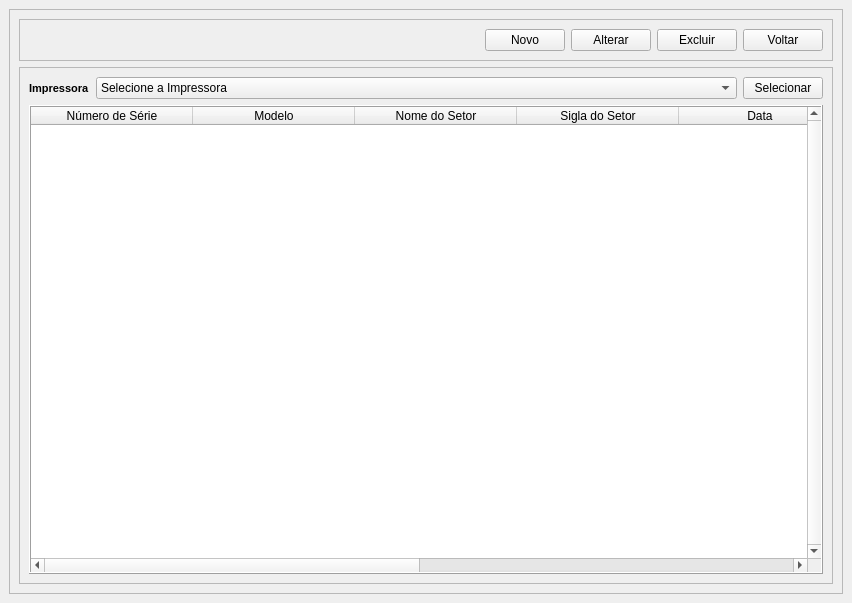
<?xml version="1.0" encoding="UTF-8"?>
<ui version="4.0">
 <class>Manutencao</class>
 <widget class="QMainWindow" name="Manutencao">
  <property name="geometry">
   <rect>
    <x>0</x>
    <y>0</y>
    <width>852</width>
    <height>603</height>
   </rect>
  </property>
  <property name="windowTitle">
   <string>Manutencao</string>
  </property>
  <widget class="QWidget" name="centralwidget">
   <layout class="QGridLayout" name="gridLayout_2">
    <item row="0" column="0">
     <layout class="QGridLayout" name="gridLayout">
      <item row="0" column="0">
       <widget class="QFrame" name="frame_2">
        <property name="frameShape">
         <enum>QFrame::StyledPanel</enum>
        </property>
        <property name="frameShadow">
         <enum>QFrame::Raised</enum>
        </property>
        <layout class="QVBoxLayout" name="verticalLayout">
         <item>
          <widget class="QFrame" name="frame">
           <property name="frameShape">
            <enum>QFrame::StyledPanel</enum>
           </property>
           <property name="frameShadow">
            <enum>QFrame::Raised</enum>
           </property>
           <layout class="QHBoxLayout" name="horizontalLayout">
            <item>
             <spacer name="horizontalSpacer">
              <property name="orientation">
               <enum>Qt::Horizontal</enum>
              </property>
              <property name="sizeHint" stdset="0">
               <size>
                <width>40</width>
                <height>20</height>
               </size>
              </property>
             </spacer>
            </item>
            <item>
             <widget class="QPushButton" name="BT_Criar">
              <property name="text">
               <string>Novo</string>
              </property>
              <property name="icon">
               <iconset>
                <normaloff>../Arte/new_page_document_1560.ico</normaloff>../Arte/new_page_document_1560.ico</iconset>
              </property>
             </widget>
            </item>
            <item>
             <widget class="QPushButton" name="BT_Alterar">
              <property name="text">
               <string>Alterar</string>
              </property>
              <property name="icon">
               <iconset>
                <normaloff>../Arte/edit_pencil_write_1574.ico</normaloff>../Arte/edit_pencil_write_1574.ico</iconset>
              </property>
             </widget>
            </item>
            <item>
             <widget class="QPushButton" name="BT_Exclui">
              <property name="text">
               <string>Excluir</string>
              </property>
              <property name="icon">
               <iconset>
                <normaloff>../Arte/delete_delete_exit_1577.ico</normaloff>../Arte/delete_delete_exit_1577.ico</iconset>
              </property>
             </widget>
            </item>
            <item>
             <widget class="QPushButton" name="BT_Voltar">
              <property name="text">
               <string>Voltar</string>
              </property>
              <property name="icon">
               <iconset>
                <normaloff>../Arte/3643764-back-backward-left-reply-turn_113415.ico</normaloff>../Arte/3643764-back-backward-left-reply-turn_113415.ico</iconset>
              </property>
             </widget>
            </item>
           </layout>
          </widget>
         </item>
         <item>
          <widget class="QFrame" name="frame_3">
           <property name="frameShape">
            <enum>QFrame::StyledPanel</enum>
           </property>
           <property name="frameShadow">
            <enum>QFrame::Raised</enum>
           </property>
           <layout class="QGridLayout" name="gridLayout_3">
            <item row="0" column="0">
             <widget class="QLabel" name="TX_Impressora">
              <property name="sizePolicy">
               <sizepolicy hsizetype="Maximum" vsizetype="Preferred">
                <horstretch>0</horstretch>
                <verstretch>0</verstretch>
               </sizepolicy>
              </property>
              <property name="font">
               <font>
                <family>Arial</family>
                <pointsize>8</pointsize>
                <weight>75</weight>
                <bold>true</bold>
               </font>
              </property>
              <property name="text">
               <string>Impressora</string>
              </property>
             </widget>
            </item>
            <item row="0" column="1">
             <widget class="QComboBox" name="CP_Impressora">
              <property name="styleSheet">
               <string notr="true">font: 8pt &quot;Arial&quot;;</string>
              </property>
              <item>
               <property name="text">
                <string>Selecione a Impressora</string>
               </property>
              </item>
              <item>
               <property name="text">
                <string>Número de Serie -- Modelo -- Setor -- Sigla do Setor</string>
               </property>
              </item>
             </widget>
            </item>
            <item row="0" column="2">
             <widget class="QPushButton" name="BT_Selecionar">
              <property name="sizePolicy">
               <sizepolicy hsizetype="Maximum" vsizetype="Fixed">
                <horstretch>0</horstretch>
                <verstretch>0</verstretch>
               </sizepolicy>
              </property>
              <property name="text">
               <string>Selecionar</string>
              </property>
             </widget>
            </item>
            <item row="2" column="0" colspan="3">
             <widget class="QTableWidget" name="TB_Manutencao">
              <property name="sizePolicy">
               <sizepolicy hsizetype="Expanding" vsizetype="Expanding">
                <horstretch>0</horstretch>
                <verstretch>0</verstretch>
               </sizepolicy>
              </property>
              <property name="tabletTracking">
               <bool>false</bool>
              </property>
              <property name="focusPolicy">
               <enum>Qt::WheelFocus</enum>
              </property>
              <property name="layoutDirection">
               <enum>Qt::LeftToRight</enum>
              </property>
              <property name="autoFillBackground">
               <bool>true</bool>
              </property>
              <property name="frameShape">
               <enum>QFrame::Box</enum>
              </property>
              <property name="frameShadow">
               <enum>QFrame::Raised</enum>
              </property>
              <property name="verticalScrollBarPolicy">
               <enum>Qt::ScrollBarAlwaysOn</enum>
              </property>
              <property name="horizontalScrollBarPolicy">
               <enum>Qt::ScrollBarAsNeeded</enum>
              </property>
              <property name="sizeAdjustPolicy">
               <enum>QAbstractScrollArea::AdjustToContents</enum>
              </property>
              <property name="autoScrollMargin">
               <number>17</number>
              </property>
              <property name="editTriggers">
               <set>QAbstractItemView::NoEditTriggers</set>
              </property>
              <property name="dragEnabled">
               <bool>false</bool>
              </property>
              <property name="dragDropMode">
               <enum>QAbstractItemView::NoDragDrop</enum>
              </property>
              <property name="alternatingRowColors">
               <bool>true</bool>
              </property>
              <property name="selectionMode">
               <enum>QAbstractItemView::SingleSelection</enum>
              </property>
              <property name="selectionBehavior">
               <enum>QAbstractItemView::SelectRows</enum>
              </property>
              <property name="verticalScrollMode">
               <enum>QAbstractItemView::ScrollPerItem</enum>
              </property>
              <property name="showGrid">
               <bool>true</bool>
              </property>
              <property name="gridStyle">
               <enum>Qt::DashLine</enum>
              </property>
              <attribute name="horizontalHeaderVisible">
               <bool>true</bool>
              </attribute>
              <attribute name="horizontalHeaderCascadingSectionResizes">
               <bool>false</bool>
              </attribute>
              <attribute name="horizontalHeaderDefaultSectionSize">
               <number>162</number>
              </attribute>
              <attribute name="horizontalHeaderHighlightSections">
               <bool>true</bool>
              </attribute>
              <attribute name="horizontalHeaderMinimumSectionSize">
               <number>39</number>
              </attribute>
              <attribute name="horizontalHeaderStretchLastSection">
               <bool>true</bool>
              </attribute>
              <column>
               <property name="text">
                <string>Número de Série</string>
               </property>
              </column>
              <column>
               <property name="text">
                <string>Modelo</string>
               </property>
              </column>
              <column>
               <property name="text">
                <string>Nome do Setor</string>
               </property>
              </column>
              <column>
               <property name="text">
                <string>Sigla do Setor</string>
               </property>
              </column>
              <column>
               <property name="text">
                <string>Data</string>
               </property>
              </column>
              <column>
               <property name="text">
                <string>Motivo</string>
               </property>
              </column>
              <column>
               <property name="text">
                <string>New Column</string>
               </property>
              </column>
              <column>
               <property name="text">
                <string>Tempo Parada</string>
               </property>
              </column>
             </widget>
            </item>
           </layout>
          </widget>
         </item>
        </layout>
       </widget>
      </item>
     </layout>
    </item>
   </layout>
  </widget>
 </widget>
 <tabstops>
  <tabstop>BT_Criar</tabstop>
  <tabstop>BT_Alterar</tabstop>
  <tabstop>BT_Exclui</tabstop>
  <tabstop>BT_Voltar</tabstop>
  <tabstop>CP_Impressora</tabstop>
  <tabstop>BT_Selecionar</tabstop>
  <tabstop>TB_Manutencao</tabstop>
 </tabstops>
 <resources/>
 <connections/>
</ui>
